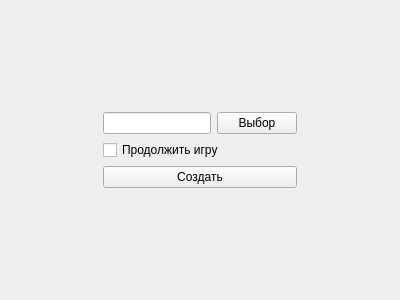
<?xml version="1.0" encoding="UTF-8"?>
<ui version="4.0">
 <class>ServerRegWindow</class>
 <widget class="QWidget" name="ServerRegWindow">
  <property name="geometry">
   <rect>
    <x>0</x>
    <y>0</y>
    <width>400</width>
    <height>300</height>
   </rect>
  </property>
  <property name="windowTitle">
   <string>Form</string>
  </property>
  <layout class="QGridLayout" name="gridLayout">
   <item row="1" column="2">
    <spacer name="horizontalSpacer_2">
     <property name="orientation">
      <enum>Qt::Horizontal</enum>
     </property>
     <property name="sizeHint" stdset="0">
      <size>
       <width>40</width>
       <height>20</height>
      </size>
     </property>
    </spacer>
   </item>
   <item row="2" column="1">
    <spacer name="verticalSpacer">
     <property name="orientation">
      <enum>Qt::Vertical</enum>
     </property>
     <property name="sizeHint" stdset="0">
      <size>
       <width>20</width>
       <height>40</height>
      </size>
     </property>
    </spacer>
   </item>
   <item row="0" column="1">
    <spacer name="verticalSpacer_2">
     <property name="orientation">
      <enum>Qt::Vertical</enum>
     </property>
     <property name="sizeHint" stdset="0">
      <size>
       <width>20</width>
       <height>40</height>
      </size>
     </property>
    </spacer>
   </item>
   <item row="1" column="0">
    <spacer name="horizontalSpacer">
     <property name="orientation">
      <enum>Qt::Horizontal</enum>
     </property>
     <property name="sizeHint" stdset="0">
      <size>
       <width>40</width>
       <height>20</height>
      </size>
     </property>
    </spacer>
   </item>
   <item row="1" column="1">
    <layout class="QVBoxLayout" name="verticalLayout">
     <item>
      <layout class="QHBoxLayout" name="horizontalLayout">
       <item>
        <widget class="QLineEdit" name="mazePathEdit">
         <property name="readOnly">
          <bool>true</bool>
         </property>
        </widget>
       </item>
       <item>
        <widget class="QPushButton" name="choiseMazeButton">
         <property name="text">
          <string>Выбор</string>
         </property>
        </widget>
       </item>
      </layout>
     </item>
     <item>
      <widget class="QCheckBox" name="checkBox">
       <property name="text">
        <string>Продолжить игру</string>
       </property>
      </widget>
     </item>
     <item>
      <widget class="QPushButton" name="startServerButton">
       <property name="text">
        <string>Создать</string>
       </property>
      </widget>
     </item>
    </layout>
   </item>
  </layout>
 </widget>
 <resources/>
 <connections/>
</ui>
